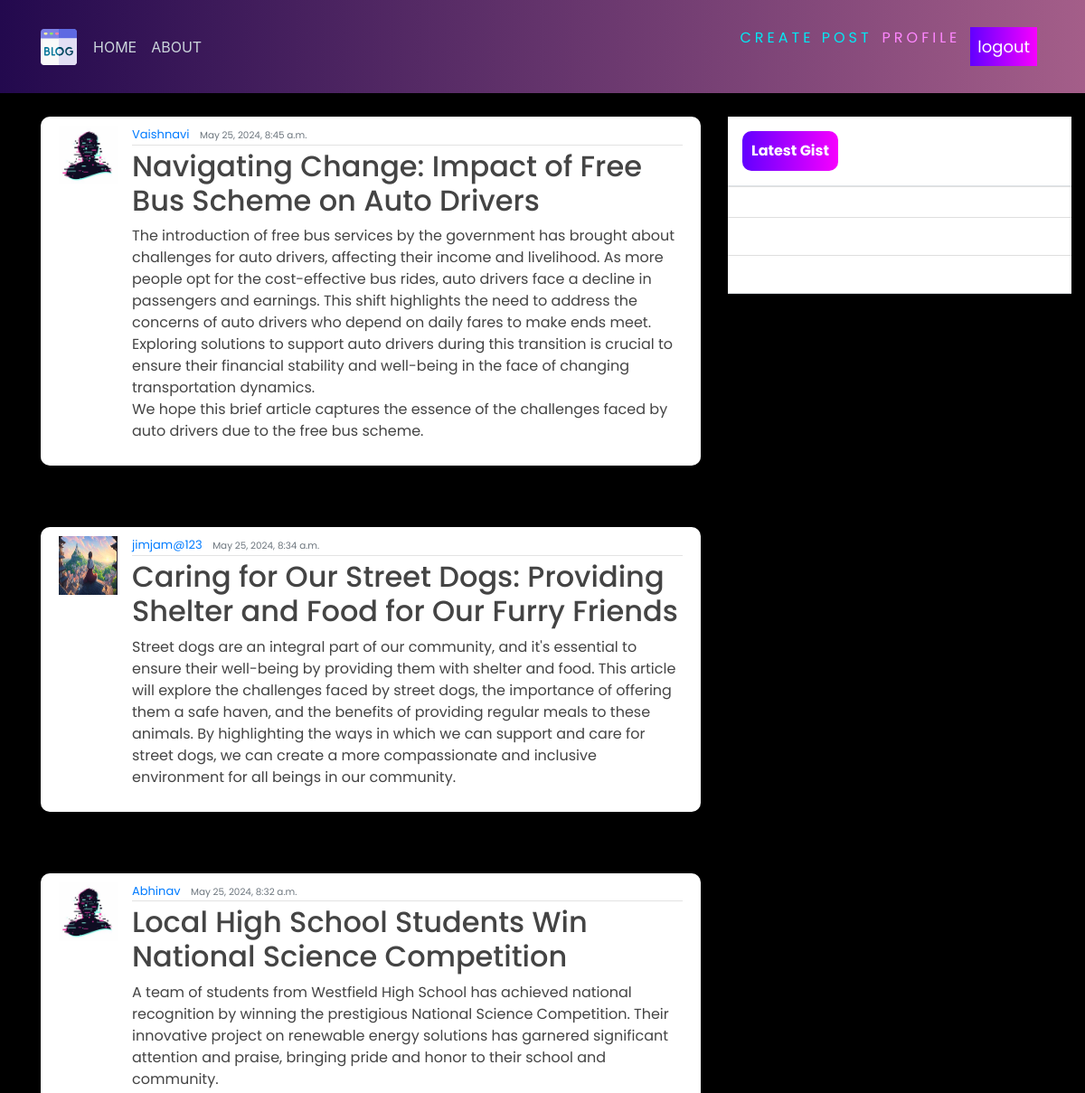
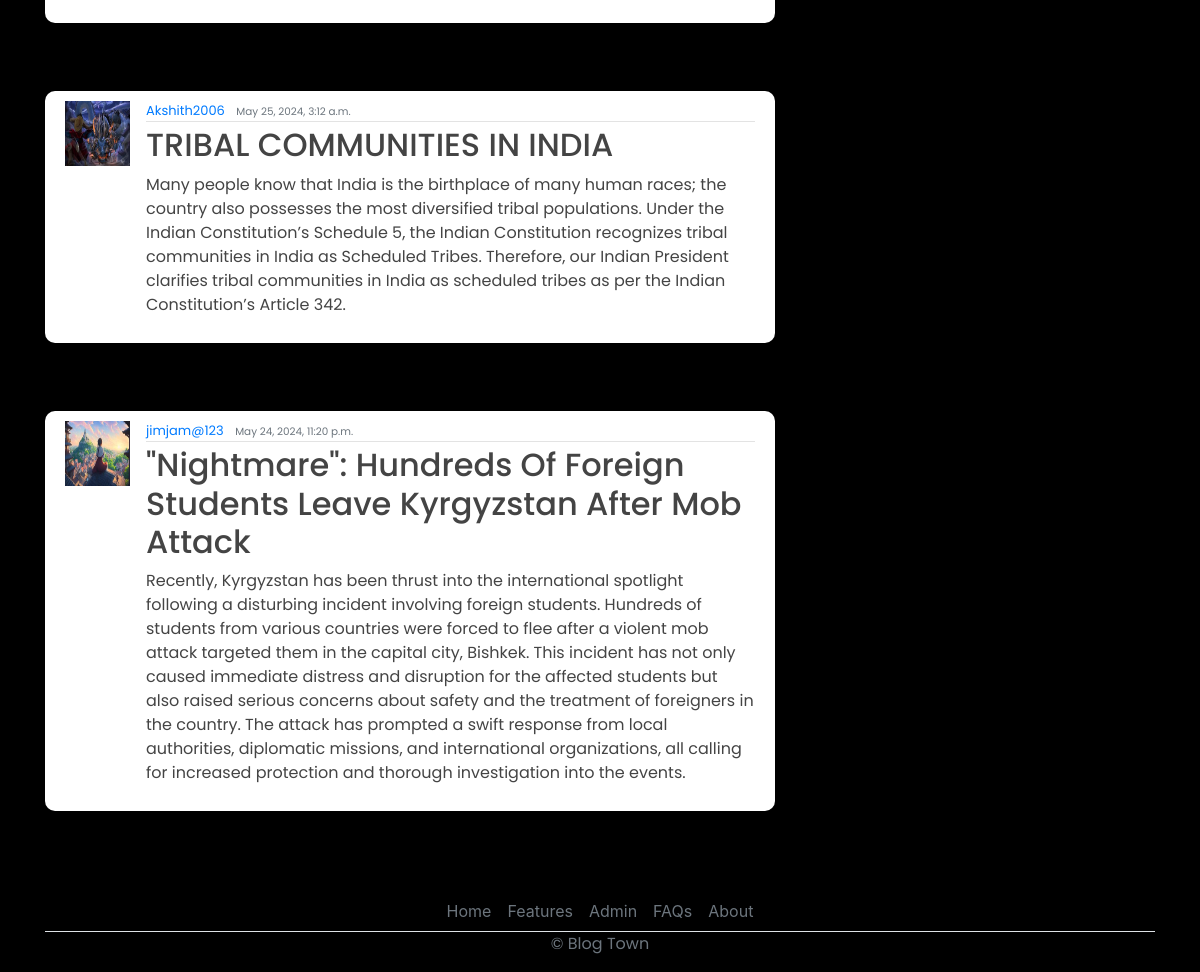
Page / (signed in) on the committed database (2 pictures, top to bottom).
### blog/models.py (models this page shows, shortened)
class Post(models.Model):
    title = models.CharField(max_length=200)
    intro = models.TextField(default="Intro")
    content = models.TextField()
    date_posted = models.DateTimeField(auto_now_add = True)
    author = models.ForeignKey(User, on_delete=models.CASCADE)

### users/models.py (models this page shows, shortened)
class Profile(models.Model):
    user = models.OneToOneField(User, on_delete=models.CASCADE)
    image = models.ImageField(default='default.jpg', upload_to='profile_pics')

### blog/views.py (the view)
# urls.py: path('', PostListView.as_view(), name="blog-home"),
class PostListView(ListView):
    model = Post
    template_name = 'blog/home.html'
    context_object_name = 'posts'
    ordering = ["-date_posted"]

### blog/templates/blog/home.html
{% extends 'blog/base.html' %}
{% block content %}
    {% for posts in posts %}
        <br>
        <br>
        <article class="media content-section">
            <img class="rounded-cirlce article-img" src="{{ posts.author.profile.image.url }}" alt="">
            <div class="media-body">
              <div class="article-metadata">
                <a class="mr-2" href="#">{{ posts.author }}</a>
                <small class="text-muted">{{ posts.date_posted }}</small>
              </div>
              <h2><a class="article-title" href="{% url 'blog-detail' posts.id %}">{{ posts.title }}</a></h2>
              <p class="article-content">{{ posts.intro }}</p>
            </div>
            <br>
          </article>
    {% endfor  %}
{% endblock content %}

### blog/static/blog/main.css (style rules this page uses)
body { background-color: rgb(0, 0, 0); margin-top: 5rem; background-size: contain; background-repeat: no-repeat; }
h1, h2, h3, h4, h5, h6, p { color: #444444; font-family: 'Poppins', sans-serif; }
.content-section { background: #ffffff; padding: 10px 20px; border-radius: 10px; margin-bottom: 20px; }
.article-title { color: #444444; }
.article-content { white-space: pre-line; }
.article-img { height: 65px; width: 65px; margin-right: 16px; }
.article-metadata { font-family: 'Poppins', sans-serif; padding-bottom: 1px; margin-bottom: 4px; font-size: 13px; border-bottom: 1px solid #e3e3e3 }

### rows in the picture
Post: author.profile.image (placeholder picture), author "Vaishnavi", date_posted "May 25, 2024, 8:45 a.m.", title "Navigating Change: Impact of Free Bus Scheme on Auto Drivers", intro "The introduction of free bus services by the government has brought about challenges for auto drivers, affecting their income and livelihood. As more people opt for the cost-effective bus rides, auto drivers face a decline in passengers and earnings. This shift highlights the need to address the concerns of auto drivers who depend on daily fares to make ends meet. Exploring solutions to support auto drivers during this transition is crucial to ensure their financial stability and well-being in the face of changing transportation dynamics. We hope this brief article captures the essence of the challenges faced by auto drivers due to the free bus scheme."
Post: author.profile.image (picture), author "jimjam@123", date_posted "May 25, 2024, 8:34 a.m.", title "Caring for Our Street Dogs: Providing Shelter and Food for Our Furry Friends", intro "Street dogs are an integral part of our community, and it's essential to ensure their well-being by providing them with shelter and food. This article will explore the challenges faced by street dogs, the importance of offering them a safe haven, and the benefits of providing regular meals to these animals. By highlighting the ways in which we can support and care for street dogs, we can create a more compassionate and inclusive environment for all beings in our community."
Post: author.profile.image (placeholder picture), author "Abhinav", date_posted "May 25, 2024, 8:32 a.m.", title "Local High School Students Win National Science Competition", intro "A team of students from Westfield High School has achieved national recognition by winning the prestigious National Science Competition. Their innovative project on renewable energy solutions has garnered significant attention and praise, bringing pride and honor to their school and community."
Post: author.profile.image (picture), author "Akshith2006", date_posted "May 25, 2024, 3:12 a.m.", title "TRIBAL COMMUNITIES IN INDIA", intro "Many people know that India is the birthplace of many human races; the country also possesses the most diversified tribal populations. Under the Indian Constitution’s Schedule 5, the Indian Constitution recognizes tribal communities in India as Scheduled Tribes. Therefore, our Indian President clarifies tribal communities in India as scheduled tribes as per the Indian Constitution’s Article 342."
Post: author.profile.image (picture), author "jimjam@123", date_posted "May 24, 2024, 11:20 p.m.", title "\"Nightmare\": Hundreds Of Foreign Students Leave Kyrgyzstan After Mob Attack", intro "Recently, Kyrgyzstan has been thrust into the international spotlight following a disturbing incident involving foreign students. Hundreds of students from various countries were forced to flee after a violent mob attack targeted them in the capital city, Bishkek. This incident has not only caused immediate distress and disruption for the affected students but also raised serious concerns about safety and the treatment of foreigners in the country. The attack has prompted a swift response from local authorities, diplomatic missions, and international organizations, all calling for increased protection and thorough investigation into the events."
